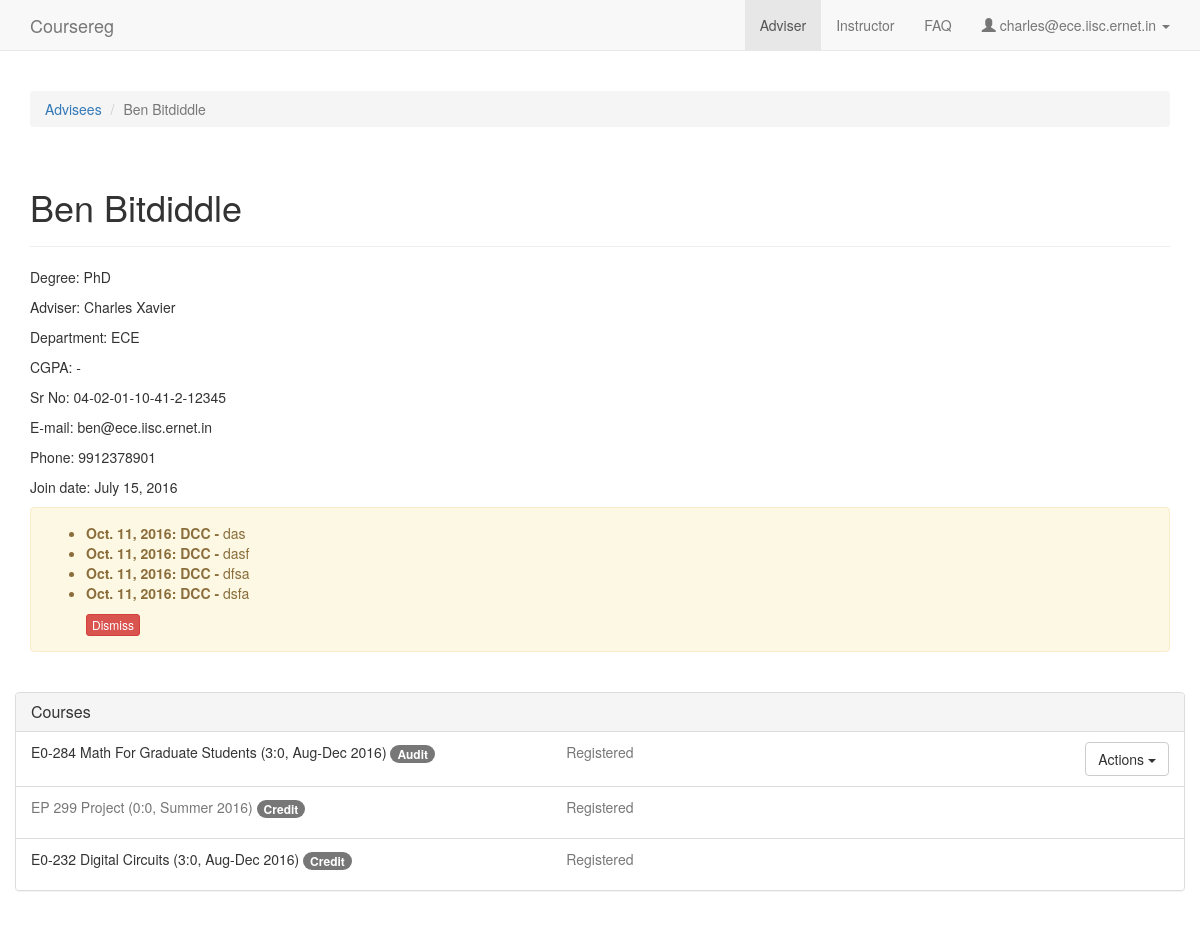
The app's page /adviser/3 (signed in) with its own data.
### coursereg/models.py (models this page shows, shortened)
class User(AbstractBaseUser, PermissionsMixin):
    USER_TYPE_STUDENT = 0
    USER_TYPE_FACULTY = 1
    USER_TYPE_DCC = 2
    USER_TYPE_OTHER = 3
    USER_TYPE_CHOICES = (
        (USER_TYPE_STUDENT, "Student"),
        (USER_TYPE_FACULTY, "Faculty"),
        (USER_TYPE_DCC, "DCC"),
        (USER_TYPE_OTHER, "Other"),
    )
    email = models.EmailField(max_length=254, unique=True)
    full_name = models.CharField(max_length=250)
    user_type = models.IntegerField(default=USER_TYPE_OTHER, choices=USER_TYPE_CHOICES)
    adviser = models.ForeignKey('self', null=True, blank=True, on_delete=models.CASCADE, limit_choices_to={'user_type': USER_TYPE_FACULTY})
    degree = models.ForeignKey(Degree, on_delete=models.CASCADE, null=True, blank=True)
    department = models.ForeignKey(Department, on_delete=models.CASCADE, null=True)
    date_joined = models.DateTimeField(default=timezone.now)
    sr_no = models.CharField(max_length=200, default='-')
    telephone = models.CharField(max_length=100, default='', blank=True)
    is_dcc_review_pending = models.BooleanField(default=False)
    is_dcc_sent_notification = models.BooleanField(default=False)
    is_adviser_review_pending = models.BooleanField(default=False)
    is_staff = models.BooleanField(default=False)
    is_active = models.BooleanField(default=True)
    objects = CustomUserManager()
    USERNAME_FIELD = 'email'
    REQUIRED_FIELDS = []
    def cgpa(self):
        if self.user_type == User.USER_TYPE_STUDENT:
            total_credits = 0
            total_grade_points = 0
            for p in Participant.objects.filter(user=self).exclude(is_drop=False).exclude(should_count_towards_cgpa=False):
                if p.registration_type.should_count_towards_cgpa and p.course.should_count_towards_cgpa and p.grade and p.grade.should_count_towards_cgpa:
                    total_credits += p.course.credits
                    total_grade_points += p.grade.points * p.course.credits
            if total_credits > 0:
                return "%.1f" % (total_grade_points * 1.0 / total_credits)
        return '-'

class Degree(models.Model):
    name = models.CharField(max_length=100)
    is_active = models.BooleanField(default=True)
    def __unicode__(self):
        return self.name

class Department(models.Model):
    name = models.CharField(max_length=100)
    abbreviation = models.CharField(max_length=100, unique=True)
    is_active = models.BooleanField(default=True)
    def __unicode__(self):
        return self.abbreviation

class Notification(models.Model):
    ORIGIN_ADVISER = 0
    ORIGIN_INSTRUCTOR = 1
    ORIGIN_DCC = 2
    ORIGIN_OTHER = 3
    ORIGIN_STUDENT = 4
    ORIGIN_CHOICES = (
        (ORIGIN_ADVISER, 'Adviser'),
        (ORIGIN_INSTRUCTOR, 'Instructor'),
        (ORIGIN_DCC, 'DCC'),
        (ORIGIN_OTHER, 'Other'),
        (ORIGIN_STUDENT, 'Student')
    )
    user = models.ForeignKey(User, on_delete=models.CASCADE)
    origin = models.IntegerField(default=ORIGIN_DCC, choices=ORIGIN_CHOICES)
    message = models.TextField()
    is_student_acknowledged = models.BooleanField(default=False)
    is_adviser_acknowledged = models.BooleanField(default=False)
    is_dcc_acknowledged = models.BooleanField(default=False)
    created_at = models.DateField(auto_now_add=True)

class Participant(models.Model):
    PARTICIPANT_STUDENT = 0
    PARTICIPANT_INSTRUCTOR = 1
    PARTICIPANT_TA = 2
    PARTICIPANT_CHOICES = (
        (PARTICIPANT_STUDENT, 'Student'),
        (PARTICIPANT_INSTRUCTOR, 'Instructor'),
        (PARTICIPANT_TA, 'TA'),
    )
    user = models.ForeignKey('User', on_delete=models.CASCADE)
    course = models.ForeignKey('Course', on_delete=models.CASCADE)
    participant_type = models.IntegerField(default=PARTICIPANT_INSTRUCTOR, choices=PARTICIPANT_CHOICES)
    registration_type = models.ForeignKey('RegistrationType', null=True, on_delete=models.CASCADE)
    is_drop = models.BooleanField(default=False)
    grade = models.ForeignKey('Grade', on_delete=models.CASCADE, blank=True, null=True)
    should_count_towards_cgpa = models.BooleanField(default=True)
    lock_from_student = models.BooleanField(default=False)
    created_at = models.DateTimeField(auto_now_add=True)
    updated_at = models.DateTimeField(auto_now=True)
    def get_status_desc(self):
        if self.is_drop:
            return 'Dropped this course'
        if self.grade == None:
            if self.user.is_dcc_review_pending or self.user.is_adviser_review_pending:
                return 'In progress'
            else:
                return 'Registered'
        else:
            return self.grade
    def get_reg_type_desc(self):
        if self.is_drop:
            return 'Drop'
        else:
            return self.registration_type

class Course(models.Model):
    num = models.CharField(max_length=100)
    title = models.CharField(max_length=200)
    department = models.ForeignKey(Department, on_delete=models.CASCADE)
    term = models.ForeignKey(Term)
    credits = models.CharField(max_length=100, default='', verbose_name="Credits (ex: 3:0)")
    should_count_towards_cgpa = models.BooleanField(default=True)
    is_instructor_review_pending = models.BooleanField(default=False)
    created_at = models.DateTimeField(auto_now_add=True)
    updated_at = models.DateTimeField(auto_now=True)
    timings = models.CharField(max_length=100, default='Not fixed yet')
    def is_last_adviser_approval_date_passed(self):
        return timezone.now() > self.term.last_adviser_approval_date
    def is_last_conversion_date_passed(self):
        return timezone.now() > self.term.last_conversion_date
    def is_last_drop_date_passed(self):
        return timezone.now() > self.term.last_drop_date
    def __unicode__(self):
        return self.num + ' ' + self.title + ' (%s, %s)' % (self.credits, self.term)

class Term(models.Model):
    name = models.CharField(max_length=100)
    year = models.CharField(max_length=4)
    start_reg_date = models.DateTimeField(default=timezone.now)
    last_reg_date = models.DateTimeField(default=timezone.now)
    last_adviser_approval_date = models.DateTimeField(default=timezone.now)
    last_instructor_approval_date = models.DateTimeField(default=timezone.now)
    last_cancellation_date = models.DateTimeField(default=timezone.now)
    last_conversion_date = models.DateTimeField(default=timezone.now)
    last_drop_date = models.DateTimeField(default=timezone.now)
    last_grade_date = models.DateTimeField(default=timezone.now)
    is_active = models.BooleanField(default=True)
    def __unicode__(self):
        return '%s %s' % (self.name, self.year)

class RegistrationType(models.Model):
    name = models.CharField(max_length=100)
    should_count_towards_cgpa = models.BooleanField(default=True)
    is_active = models.BooleanField(default=True)
    def __unicode__(self):
        return self.name

### coursereg/views/adviser.py (the view)
# urls.py: url(r'^instructor/([0-9]+)$', views.instructor.detail, name='instructor_detail'),
@login_required
def detail(request, student_id):
    student = models.User.objects.get(id=student_id)
    if not request.user == student.adviser:
        raise PermissionDenied
    student.is_adviser_review_pending = False
    student.save()
    context = {
        'user_type': 'faculty',
        'nav_active': 'adviser',
        'user_email': request.user.email,
        'student': student,
        'reg_types': models.RegistrationType.objects.filter(is_active=True),
        'can_adviser_add_courses_for_students': models.Config.can_adviser_add_courses_for_students(),
        'notifications': [(n.created_at, models.Notification.ORIGIN_CHOICES[n.origin][1], n.message)
            for n in models.Notification.objects.filter(user=student, is_adviser_acknowledged=False).order_by('-created_at')],
        'participants': models.Participant.objects.filter(user=student).order_by('-course__term__last_reg_date'),
        'courses': models.Course.objects.filter(term__last_adviser_approval_date__gte=timezone.now(),
                                                term__start_reg_date__lte=timezone.now())
    }
    return render(request, 'coursereg/adviser_detail.html', context)

### coursereg/models.py (called while the page is built)
    @classmethod
    def can_adviser_add_courses_for_students(cls):
        c = cls.objects.filter(key="can_adviser_add_courses_for_students").first()
        if c:
            return c.value == "1" or c.value == "true"

### coursereg/templates/coursereg/adviser_detail.html (shortened to what this page needs)
{% extends "coursereg/base.html" %}
{% block body %}
{% include "coursereg/nav.html" %}
<div class="container" id="maincontainer">
    <div class="row top-buffer-1">
        <div class="col-md-12">
            <ol class="breadcrumb">
                <li class="breadcrumb-item"><a href="{% url 'coursereg:adviser' %}">Advisees</a></li>
                <li class="breadcrumb-item active">{{ student.full_name }}</li>
            </ol>
        </div>
    </div>
    <div class="row">
        <div class="col-md-12">
            <div class="page-header">
                <h1>{{ student.full_name }}</h1>
            </div>
            <p>Degree: {{ student.degree }}</p>
            <p>Adviser: {{ student.adviser.full_name }}</p>
            <p>Department: {{ student.department }}</p>
            <p>CGPA: {{ student.cgpa }}</p>
            <p>Sr No: {{ student.sr_no }}</p>
            <p>E-mail: {{ student.email }}</p>
            <p>Phone: {{ student.telephone }}</p>
            <p>Join date: {{ student.date_joined|date:'N j, Y' }}</p>
        </div>
    </div>
    {% if notifications %}
    <div class="row">
        <div class="col-md-12">
            <div class="alert alert-warning">
                <ul>
                {% for date, origin, message in notifications %}
                <li>
                    <strong>
                        {{ date }}: {{ origin }} -
                    </strong>
                    {{ message }}
                </li>
                {% endfor %}
                </ul>
                <div id="dismiss">
                    <form action="{% url 'coursereg:notifications_dismiss' %}" method="post">
                        <button type="submit" class="btn btn-danger btn-xs">Dismiss</button>
                    </form>
                </div>
            </div>
        </div>
    </div>
    {% endif %}
    {% if participants %}
    <div class="row top-buffer-1">
        <div class="panel panel-default">
            <div class="panel-heading">
                <h3 class="panel-title">Courses</h3>
            </div>
            <ul class="list-group">
                {% for participant in participants %}
                <li class="list-group-item">
                    <div class="row">
                        <div class="col-md-12 col-xs-12">
                            <div class="row">
                                <div class="col-md-11 col-xs-10">
                                    <div class="row">
                                        <div class="col-md-6 col-xs-12">
                                            {% if participant.should_count_towards_cgpa %}
                                            <p>
                                            {% else %}
                                            <p class="text-muted">
                                            {% endif %}
                                                {{ participant.course }} <span class="badge">{{ participant.get_reg_type_desc }}</span>
                                            </p>
                                        </div>
                                        <div class="col-md-6 col-xs-12">
                                            <p class="text-muted">
                                                {{ participant.get_status_desc }}
                                            </p>
                                        </div>
                                    </div>
                                </div>
                                <div class="col-md-1 col-xs-2">
                                    <div title="Options" class="pull-right">
                                        {% if not participant.course.is_last_drop_date_passed %}
                                        <div class="dropdown">
                                            <button class="btn btn-default dropdown-toggle hidden-xs" type="button" data-toggle="dropdown" aria-haspopup="true" aria-expanded="true">
                                                Actions
                                                <span class="caret"></span>
                                            </button>
                                        </div>
                                        {% endif %}
                                    </div>
                                </div>
                            </div>
                        </div>
                    </div>
                </li>
                {% endfor %}
            </ul>
        </div>
    </div>
    {% endif %}
</div>
{% endblock %}
{% block head %}
{% load staticfiles %}
<link href="{% static 'coursereg/css/select2.min.css' %}" rel="stylesheet">
<link href="{% static 'coursereg/css/select2-bootstrap.min.css' %}" rel="stylesheet">
{% endblock %}
{% block script %}
{% load staticfiles %}
{% endblock %}

### coursereg/templates/coursereg/nav.html (shortened to what this page needs)
<nav class="navbar navbar-default navbar-static-top">
    <div class="container">
        <div class="navbar-header">
            <a class="navbar-brand" href="{% url 'coursereg:index' %}">Coursereg</a>
        </div>
        <div id="navbar" class="navbar-collapse collapse">
            <ul class="nav navbar-nav navbar-right">
                {% if user_type == 'faculty' %}
                    {% if nav_active == 'adviser' %}
                    <li class="active"><a href="{% url 'coursereg:adviser' %}">Adviser</a></li>
                    {% else %}
                    <li><a href="{% url 'coursereg:adviser' %}">Adviser</a></li>
                    {% endif %}
                    {% if nav_active == 'instructor' %}
                    <li class="active"><a href="{% url 'coursereg:instructor' %}">Instructor</a></li>
                    {% else %}
                    <li><a href="{% url 'coursereg:instructor' %}">Instructor</a></li>
                    {% endif %}
                {% endif %}
                {% if nav_active == 'faq' %}
                <li class="active"><a href="{% url 'coursereg:faq' %}">FAQ</a></li>
                {% else %}
                <li><a href="{% url 'coursereg:faq' %}">FAQ</a></li>
                {% endif %}
                <li class="dropdown">
                    <a href="#" class="dropdown-toggle" data-toggle="dropdown" role="button" aria-haspopup="true" aria-expanded="false">
                        <span class="glyphicon glyphicon-user" aria-hidden="true"></span>
                        {{ user_email }}
                        <span class="caret"></span>
                    </a>
                </li>
            </ul>
        </div>
    </div>
</nav>

### coursereg/static/coursereg/css/coursereg.css (style rules this page uses)
.top-buffer-1 { margin-top: 20px; }
.row { word-break:break-all; }
#maincontainer { margin-bottom: 50px; min-height: 800px; }
#dismiss { margin-top: 10px; margin-left: 40px; }

### records on screen
User: email "charles@ece.iisc.ernet.in"
User: full_name "Ben Bitdiddle", degree "PhD", adviser.full_name "Charles Xavier", department "ECE", cgpa "-", sr_no "04-02-01-10-41-2-12345", email "ben@ece.iisc.ernet.in", telephone "9912378901", date_joined "July 15, 2016"
Notification: notifications "Oct. 11, 2016", notifications "das"
Notification: notifications "Oct. 11, 2016", notifications "dasf"
Notification: notifications "Oct. 11, 2016", notifications "dfsa"
Notification: notifications "Oct. 11, 2016", notifications "dsfa"
Participant: course "E0-284 Math For Graduate Students (3:0, Aug-Dec 2016)", get_reg_type_desc "Audit", get_status_desc "Registered"
Participant: course "EP 299 Project (0:0, Summer 2016)", get_reg_type_desc "Credit", get_status_desc "Registered"
Participant: course "E0-232 Digital Circuits (3:0, Aug-Dec 2016)", get_reg_type_desc "Credit", get_status_desc "Registered"

### other values on screen
{{ origin }} "DCC" "DCC" "DCC" "DCC"
